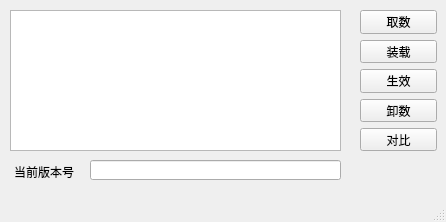
<?xml version="1.0" encoding="UTF-8"?>
<ui version="4.0">
 <class>MainWindow</class>
 <widget class="QMainWindow" name="MainWindow">
  <property name="geometry">
   <rect>
    <x>0</x>
    <y>0</y>
    <width>446</width>
    <height>222</height>
   </rect>
  </property>
  <property name="sizePolicy">
   <sizepolicy hsizetype="Fixed" vsizetype="Fixed">
    <horstretch>0</horstretch>
    <verstretch>0</verstretch>
   </sizepolicy>
  </property>
  <property name="minimumSize">
   <size>
    <width>446</width>
    <height>222</height>
   </size>
  </property>
  <property name="maximumSize">
   <size>
    <width>446</width>
    <height>222</height>
   </size>
  </property>
  <property name="windowTitle">
   <string>MainWindow</string>
  </property>
  <widget class="QWidget" name="centralwidget">
   <widget class="QTextEdit" name="textEdit">
    <property name="geometry">
     <rect>
      <x>10</x>
      <y>10</y>
      <width>331</width>
      <height>141</height>
     </rect>
    </property>
   </widget>
   <widget class="QWidget" name="layoutWidget">
    <property name="geometry">
     <rect>
      <x>360</x>
      <y>10</y>
      <width>77</width>
      <height>141</height>
     </rect>
    </property>
    <layout class="QVBoxLayout" name="verticalLayout">
     <item>
      <widget class="QPushButton" name="Btn_GetData">
       <property name="text">
        <string>取数</string>
       </property>
      </widget>
     </item>
     <item>
      <widget class="QPushButton" name="Btn_Load">
       <property name="text">
        <string>装载</string>
       </property>
      </widget>
     </item>
     <item>
      <widget class="QPushButton" name="Btn_Eff">
       <property name="text">
        <string>生效</string>
       </property>
      </widget>
     </item>
     <item>
      <widget class="QPushButton" name="Btn_Unload">
       <property name="text">
        <string>卸数</string>
       </property>
      </widget>
     </item>
     <item>
      <widget class="QPushButton" name="Btn_Cmp">
       <property name="text">
        <string>对比</string>
       </property>
      </widget>
     </item>
    </layout>
   </widget>
   <widget class="QLineEdit" name="lineEdit">
    <property name="geometry">
     <rect>
      <x>90</x>
      <y>160</y>
      <width>251</width>
      <height>20</height>
     </rect>
    </property>
    <property name="readOnly">
     <bool>true</bool>
    </property>
   </widget>
   <widget class="QLabel" name="label">
    <property name="geometry">
     <rect>
      <x>14</x>
      <y>164</y>
      <width>71</width>
      <height>16</height>
     </rect>
    </property>
    <property name="text">
     <string>当前版本号</string>
    </property>
   </widget>
  </widget>
  <widget class="QMenuBar" name="menubar">
   <property name="geometry">
    <rect>
     <x>0</x>
     <y>0</y>
     <width>446</width>
     <height>17</height>
    </rect>
   </property>
  </widget>
  <widget class="QStatusBar" name="statusbar"/>
 </widget>
 <resources/>
 <connections/>
</ui>
